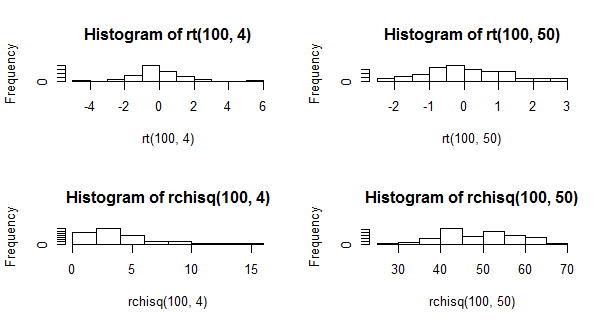

The R source for this figure:
# Plot graphs
par(mfrow = c(2, 2))
hist(rt(100, 4))
hist(rt(100, 50))
hist(rchisq(100, 4))
hist(rchisq(100, 50))
